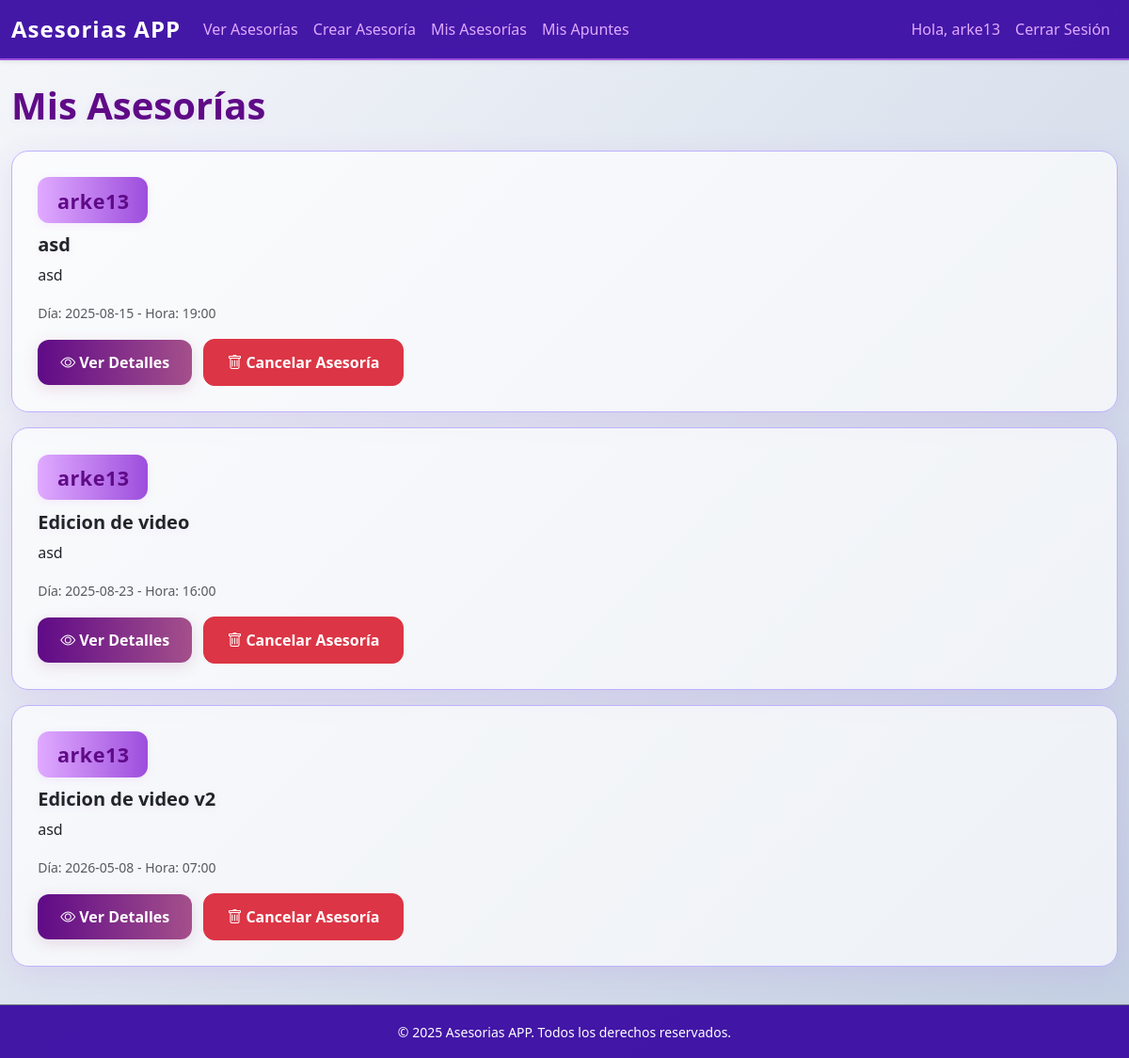
Page /my_asesorias (signed in) on the earlier database version.
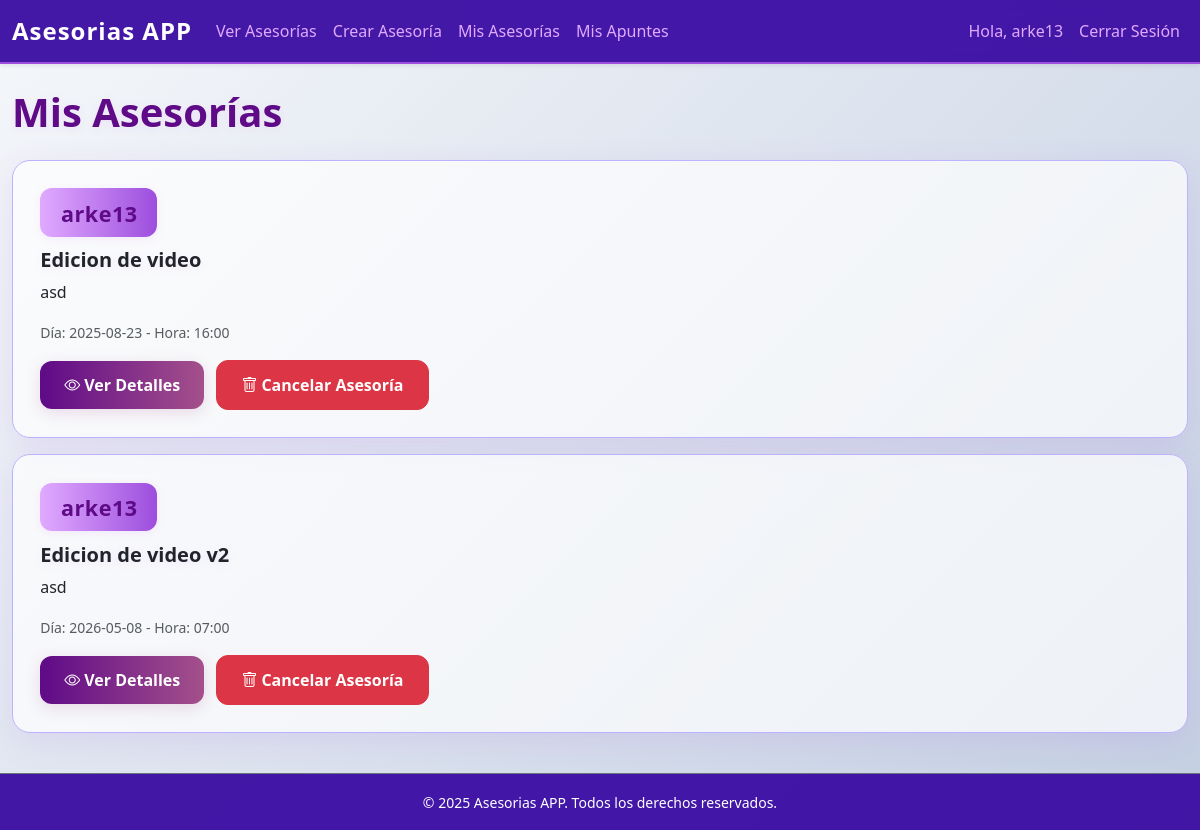
Same page on the later database version.
### tables this page shows
CREATE TABLE asesorias (
        id INTEGER PRIMARY KEY AUTOINCREMENT,
        user_id INTEGER NOT NULL,
        titulo TEXT NOT NULL,
        descripcion TEXT NOT NULL,
        dia TEXT NOT NULL,
        hora TEXT NOT NULL,
        FOREIGN KEY (user_id) REFERENCES usuarios(id)
    );

### app.py (the view)
@app.route('/my_asesorias')
def my_asesorias():
    if 'user_id' not in session:
        flash('Debes iniciar sesión para ver tus asesorías.', 'danger')
        return redirect(url_for('login'))
    conn = get_db_connection()
    asesorias = conn.execute("SELECT * FROM asesorias WHERE user_id = ? ORDER BY dia ASC, hora ASC", (session['user_id'],)).fetchall()
    conn.close()
    return render_template('my_asesorias.html', asesorias=asesorias)

### app.py (called while the page is built)
def get_db_connection():
    conn = sqlite3.connect('database.db', detect_types=sqlite3.PARSE_DECLTYPES | sqlite3.PARSE_COLNAMES)
    conn.row_factory = sqlite3.Row
    return conn

### templates/my_asesorias.html (shortened to what this page needs)
{% extends 'base.html' %}
{% block content %}
    <h1 class="mb-4">Mis Asesorías</h1>
    {% if asesorias %}
        {% for asesoria in asesorias %}
        <div class="card mb-3">
            <div class="card-body">
                <div class="asesor-autor">
                    {{ session['username'] }}
                </div>
                <h5 class="card-title">{{ asesoria.titulo }}</h5>
                <p class="card-text">{{ asesoria.descripcion }}</p>
                <p class="card-text"><small class="text-muted">Día: {{ asesoria.dia }} - Hora: {{ asesoria.hora }}</small></p>
                <div class="mt-3">
                    <a href="{{ url_for('asesoria_detalle', asesoria_id=asesoria.id) }}" class="btn btn-primary me-2">
                        <i class="bi bi-eye me-1"></i>Ver Detalles
                    </a>
                    <a href="{{ url_for('cancelar_asesoria', asesoria_id=asesoria.id) }}" class="btn btn-danger"
                       onclick="return confirm('¿Estás seguro de que quieres cancelar esta asesoría? Esta acción no se puede deshacer.')">
                        <i class="bi bi-trash me-1"></i>Cancelar Asesoría
                    </a>
                </div>
            </div>
        </div>
        {% endfor %}
    {% else %}
        <p class="lead">Aún no has creado ninguna asesoría.</p>
        <a href="{{ url_for('create_asesoria') }}" class="btn btn-primary mt-3">Crear mi primera asesoría</a>
    {% endif %}
{% endblock %}

Differences in the rows shown:
removed asesorias: username "arke13", titulo "asd", descripcion "asd", dia "2025-08-15", hora "19:00"
